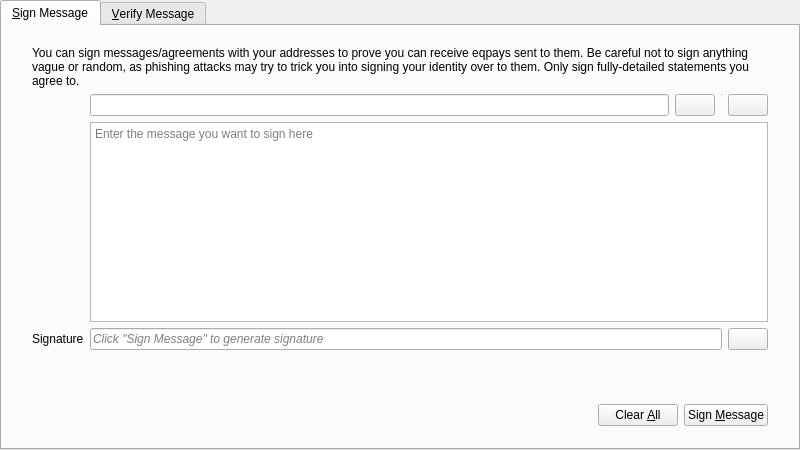
<?xml version="1.0" encoding="UTF-8"?>
<ui version="4.0">
 <class>SignVerifyMessageDialog</class>
 <widget class="QDialog" name="SignVerifyMessageDialog">
  <property name="geometry">
   <rect>
    <x>0</x>
    <y>0</y>
    <width>800</width>
    <height>450</height>
   </rect>
  </property>
  <property name="windowTitle">
   <string>Signatures - Sign / Verify a Message</string>
  </property>
  <property name="modal">
   <bool>true</bool>
  </property>
  <layout class="QVBoxLayout" name="verticalLayout">
   <property name="leftMargin">
    <number>0</number>
   </property>
   <property name="topMargin">
    <number>0</number>
   </property>
   <property name="rightMargin">
    <number>0</number>
   </property>
   <property name="bottomMargin">
    <number>0</number>
   </property>
   <item>
    <widget class="QTabWidget" name="tabWidget">
     <property name="currentIndex">
      <number>0</number>
     </property>
     <widget class="QWidget" name="tabSignMessage">
      <attribute name="title">
       <string>&amp;Sign Message</string>
      </attribute>
      <layout class="QVBoxLayout" name="verticalLayout_SM">
       <property name="leftMargin">
        <number>0</number>
       </property>
       <property name="topMargin">
        <number>0</number>
       </property>
       <property name="rightMargin">
        <number>0</number>
       </property>
       <property name="bottomMargin">
        <number>0</number>
       </property>
       <item>
        <layout class="QVBoxLayout" name="verticalLayout_3">
         <property name="leftMargin">
          <number>30</number>
         </property>
         <property name="topMargin">
          <number>20</number>
         </property>
         <property name="rightMargin">
          <number>30</number>
         </property>
         <property name="bottomMargin">
          <number>20</number>
         </property>
         <item>
          <layout class="QGridLayout" name="gridLayout">
           <item row="1" column="1">
            <layout class="QHBoxLayout" name="horizontalLayout_1_SM">
             <property name="spacing">
              <number>6</number>
             </property>
             <item>
              <widget class="QValidatedLineEdit" name="addressIn_SM">
               <property name="toolTip">
                <string>The EqPay address to sign the message with</string>
               </property>
              </widget>
             </item>
             <item>
              <widget class="EqPayPushButton" name="addressBookButton_SM">
               <property name="toolTip">
                <string>Choose previously used address</string>
               </property>
               <property name="text">
                <string/>
               </property>
               <property name="icon">
                <iconset resource="../bitcoin.qrc">
                 <normaloff>:/icons/address-book</normaloff>:/icons/address-book</iconset>
               </property>
               <property name="shortcut">
                <string>Alt+A</string>
               </property>
               <property name="autoDefault">
                <bool>false</bool>
               </property>
              </widget>
             </item>
             <item>
              <widget class="Line" name="vLine">
               <property name="maximumSize">
                <size>
                 <width>1</width>
                 <height>22</height>
                </size>
               </property>
               <property name="orientation">
                <enum>Qt::Vertical</enum>
               </property>
              </widget>
             </item>
             <item>
              <widget class="EqPayPushButton" name="pasteButton_SM">
               <property name="toolTip">
                <string>Paste address from clipboard</string>
               </property>
               <property name="text">
                <string/>
               </property>
               <property name="icon">
                <iconset resource="../bitcoin.qrc">
                 <normaloff>:/icons/editpaste</normaloff>:/icons/editpaste</iconset>
               </property>
               <property name="shortcut">
                <string>Alt+P</string>
               </property>
               <property name="autoDefault">
                <bool>false</bool>
               </property>
              </widget>
             </item>
            </layout>
           </item>
           <item row="2" column="1">
            <widget class="QPlainTextEdit" name="messageIn_SM">
             <property name="toolTip">
              <string>Enter the message you want to sign here</string>
             </property>
             <property name="placeholderText">
              <string>Enter the message you want to sign here</string>
             </property>
            </widget>
           </item>
           <item row="3" column="1">
            <layout class="QHBoxLayout" name="horizontalLayout_2_SM">
             <property name="spacing">
              <number>6</number>
             </property>
             <item>
              <widget class="QLineEdit" name="signatureOut_SM">
               <property name="font">
                <font>
                 <italic>true</italic>
                </font>
               </property>
               <property name="readOnly">
                <bool>true</bool>
               </property>
               <property name="placeholderText">
                <string>Click &quot;Sign Message&quot; to generate signature</string>
               </property>
              </widget>
             </item>
             <item>
              <widget class="EqPayPushButton" name="copySignatureButton_SM">
               <property name="toolTip">
                <string>Copy the current signature to the system clipboard</string>
               </property>
               <property name="text">
                <string/>
               </property>
               <property name="icon">
                <iconset resource="../bitcoin.qrc">
                 <normaloff>:/icons/editcopy</normaloff>:/icons/editcopy</iconset>
               </property>
               <property name="autoDefault">
                <bool>false</bool>
               </property>
              </widget>
             </item>
            </layout>
           </item>
           <item row="3" column="0">
            <widget class="QLabel" name="signatureLabel_SM">
             <property name="text">
              <string>Signature</string>
             </property>
             <property name="textFormat">
              <enum>Qt::PlainText</enum>
             </property>
            </widget>
           </item>
           <item row="0" column="0" colspan="2">
            <widget class="QLabel" name="infoLabel_SM">
             <property name="text">
              <string>You can sign messages/agreements with your addresses to prove you can receive eqpays sent to them. Be careful not to sign anything vague or random, as phishing attacks may try to trick you into signing your identity over to them. Only sign fully-detailed statements you agree to.</string>
             </property>
             <property name="textFormat">
              <enum>Qt::PlainText</enum>
             </property>
             <property name="wordWrap">
              <bool>true</bool>
             </property>
            </widget>
           </item>
          </layout>
         </item>
        </layout>
       </item>
       <item>
        <widget class="QWidget" name="buttonsContainerWhite" native="true">
         <layout class="QHBoxLayout" name="horizontalLayout">
          <property name="leftMargin">
           <number>30</number>
          </property>
          <property name="topMargin">
           <number>15</number>
          </property>
          <property name="rightMargin">
           <number>30</number>
          </property>
          <item>
           <spacer name="horizontalSpacer_1_SM">
            <property name="orientation">
             <enum>Qt::Horizontal</enum>
            </property>
            <property name="sizeHint" stdset="0">
             <size>
              <width>40</width>
              <height>48</height>
             </size>
            </property>
           </spacer>
          </item>
          <item>
           <widget class="QLabel" name="statusLabel_SM">
            <property name="font">
             <font>
              <weight>75</weight>
              <bold>true</bold>
             </font>
            </property>
            <property name="text">
             <string/>
            </property>
            <property name="wordWrap">
             <bool>true</bool>
            </property>
           </widget>
          </item>
          <item>
           <spacer name="horizontalSpacer_2_SM">
            <property name="orientation">
             <enum>Qt::Horizontal</enum>
            </property>
            <property name="sizeHint" stdset="0">
             <size>
              <width>40</width>
              <height>48</height>
             </size>
            </property>
           </spacer>
          </item>
          <item>
           <widget class="EqPayPushButton" name="clearButton_SM">
            <property name="toolTip">
             <string>Reset all sign message fields</string>
            </property>
            <property name="text">
             <string>Clear &amp;All</string>
            </property>
            <property name="icon">
             <iconset resource="../bitcoin.qrc">
              <normaloff>:/icons/remove</normaloff>:/icons/remove</iconset>
            </property>
            <property name="autoDefault">
             <bool>false</bool>
            </property>
           </widget>
          </item>
          <item>
           <widget class="EqPayPushButton" name="signMessageButton_SM">
            <property name="toolTip">
             <string>Sign the message to prove you own this EqPay address</string>
            </property>
            <property name="text">
             <string>Sign &amp;Message</string>
            </property>
            <property name="icon">
             <iconset resource="../bitcoin.qrc">
              <normaloff>:/icons/edit</normaloff>:/icons/edit</iconset>
            </property>
            <property name="autoDefault">
             <bool>false</bool>
            </property>
           </widget>
          </item>
         </layout>
        </widget>
       </item>
      </layout>
     </widget>
     <widget class="QWidget" name="tabVerifyMessage">
      <attribute name="title">
       <string>&amp;Verify Message</string>
      </attribute>
      <layout class="QVBoxLayout" name="verticalLayout_VM">
       <property name="leftMargin">
        <number>0</number>
       </property>
       <property name="topMargin">
        <number>0</number>
       </property>
       <property name="rightMargin">
        <number>0</number>
       </property>
       <property name="bottomMargin">
        <number>0</number>
       </property>
       <item>
        <layout class="QVBoxLayout" name="verticalLayout_2">
         <property name="leftMargin">
          <number>30</number>
         </property>
         <property name="topMargin">
          <number>20</number>
         </property>
         <property name="rightMargin">
          <number>30</number>
         </property>
         <property name="bottomMargin">
          <number>20</number>
         </property>
         <item>
          <widget class="QLabel" name="infoLabel_VM">
           <property name="text">
            <string>Enter the receiver's address, message (ensure you copy line breaks, spaces, tabs, etc. exactly) and signature below to verify the message. Be careful not to read more into the signature than what is in the signed message itself, to avoid being tricked by a man-in-the-middle attack. Note that this only proves the signing party receives with the address, it cannot prove sendership of any transaction!</string>
           </property>
           <property name="textFormat">
            <enum>Qt::PlainText</enum>
           </property>
           <property name="alignment">
            <set>Qt::AlignLeading|Qt::AlignLeft|Qt::AlignTop</set>
           </property>
           <property name="wordWrap">
            <bool>true</bool>
           </property>
          </widget>
         </item>
         <item>
          <layout class="QHBoxLayout" name="horizontalLayout_1_VM">
           <property name="spacing">
            <number>6</number>
           </property>
           <item>
            <widget class="QValidatedLineEdit" name="addressIn_VM">
             <property name="toolTip">
              <string>The EqPay address the message was signed with</string>
             </property>
            </widget>
           </item>
           <item>
            <widget class="EqPayPushButton" name="addressBookButton_VM">
             <property name="toolTip">
              <string>Choose previously used address</string>
             </property>
             <property name="text">
              <string/>
             </property>
             <property name="icon">
              <iconset resource="../bitcoin.qrc">
               <normaloff>:/icons/address-book</normaloff>:/icons/address-book</iconset>
             </property>
             <property name="shortcut">
              <string>Alt+A</string>
             </property>
             <property name="autoDefault">
              <bool>false</bool>
             </property>
            </widget>
           </item>
          </layout>
         </item>
         <item>
          <widget class="QPlainTextEdit" name="messageIn_VM">
           <property name="toolTip">
            <string>The signed message to verify</string>
           </property>
           <property name="placeholderText">
            <string>The signed message to verify</string>
           </property>
          </widget>
         </item>
         <item>
          <widget class="QValidatedLineEdit" name="signatureIn_VM">
           <property name="toolTip">
            <string>The signature given when the message was signed</string>
           </property>
           <property name="placeholderText">
            <string>The signature given when the message was signed</string>
           </property>
          </widget>
         </item>
        </layout>
       </item>
       <item>
        <widget class="QWidget" name="buttonsContainerWhite_" native="true">
         <layout class="QHBoxLayout" name="horizontalLayout_2">
          <property name="leftMargin">
           <number>30</number>
          </property>
          <property name="topMargin">
           <number>15</number>
          </property>
          <property name="rightMargin">
           <number>30</number>
          </property>
          <item>
           <spacer name="horizontalSpacer_1_VM">
            <property name="orientation">
             <enum>Qt::Horizontal</enum>
            </property>
            <property name="sizeHint" stdset="0">
             <size>
              <width>40</width>
              <height>48</height>
             </size>
            </property>
           </spacer>
          </item>
          <item>
           <widget class="QLabel" name="statusLabel_VM">
            <property name="font">
             <font>
              <weight>75</weight>
              <bold>true</bold>
             </font>
            </property>
            <property name="text">
             <string/>
            </property>
            <property name="wordWrap">
             <bool>true</bool>
            </property>
           </widget>
          </item>
          <item>
           <spacer name="horizontalSpacer_2_VM">
            <property name="orientation">
             <enum>Qt::Horizontal</enum>
            </property>
            <property name="sizeHint" stdset="0">
             <size>
              <width>40</width>
              <height>48</height>
             </size>
            </property>
           </spacer>
          </item>
          <item>
           <widget class="EqPayPushButton" name="clearButton_VM">
            <property name="toolTip">
             <string>Reset all verify message fields</string>
            </property>
            <property name="text">
             <string>Clear &amp;All</string>
            </property>
            <property name="icon">
             <iconset resource="../bitcoin.qrc">
              <normaloff>:/icons/remove</normaloff>:/icons/remove</iconset>
            </property>
            <property name="autoDefault">
             <bool>false</bool>
            </property>
           </widget>
          </item>
          <item>
           <widget class="EqPayPushButton" name="verifyMessageButton_VM">
            <property name="toolTip">
             <string>Verify the message to ensure it was signed with the specified EqPay address</string>
            </property>
            <property name="text">
             <string>Verify &amp;Message</string>
            </property>
            <property name="icon">
             <iconset resource="../bitcoin.qrc">
              <normaloff>:/icons/transaction_0</normaloff>:/icons/transaction_0</iconset>
            </property>
            <property name="autoDefault">
             <bool>false</bool>
            </property>
           </widget>
          </item>
         </layout>
        </widget>
       </item>
      </layout>
     </widget>
    </widget>
   </item>
  </layout>
 </widget>
 <customwidgets>
  <customwidget>
   <class>QValidatedLineEdit</class>
   <extends>QLineEdit</extends>
   <header>qt/qvalidatedlineedit.h</header>
  </customwidget>
  <customwidget>
   <class>EqPayPushButton</class>
   <extends>QPushButton</extends>
   <header>qt/eqpaypushbutton.h</header>
  </customwidget>
 </customwidgets>
 <resources>
  <include location="../bitcoin.qrc"/>
 </resources>
 <connections/>
</ui>
